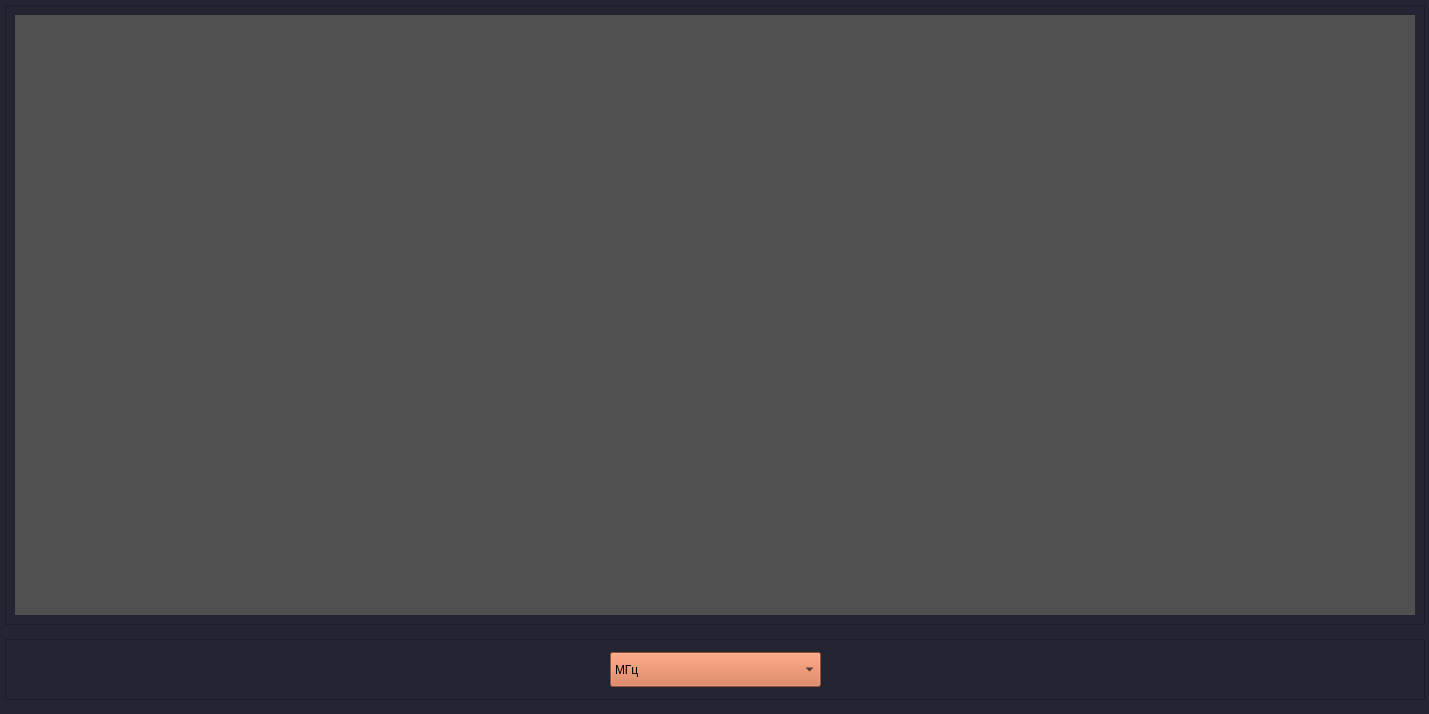
<?xml version="1.0" encoding="UTF-8"?>
<ui version="4.0">
 <class>Dialog</class>
 <widget class="QDialog" name="Dialog">
  <property name="geometry">
   <rect>
    <x>0</x>
    <y>0</y>
    <width>1429</width>
    <height>714</height>
   </rect>
  </property>
  <property name="windowTitle">
   <string>Dialog</string>
  </property>
  <property name="styleSheet">
   <string notr="true">background-color: rgb(35,38,50)</string>
  </property>
  <widget class="QFrame" name="frame_4">
   <property name="geometry">
    <rect>
     <x>5</x>
     <y>5</y>
     <width>1420</width>
     <height>620</height>
    </rect>
   </property>
   <property name="frameShape">
    <enum>QFrame::StyledPanel</enum>
   </property>
   <property name="frameShadow">
    <enum>QFrame::Plain</enum>
   </property>
   <widget class="QWidget" name="widget" native="true">
    <property name="geometry">
     <rect>
      <x>10</x>
      <y>10</y>
      <width>1400</width>
      <height>600</height>
     </rect>
    </property>
    <property name="styleSheet">
     <string notr="true">background-color: rgb(80, 80, 80)</string>
    </property>
   </widget>
  </widget>
  <widget class="QFrame" name="frame_6">
   <property name="geometry">
    <rect>
     <x>5</x>
     <y>639</y>
     <width>1420</width>
     <height>61</height>
    </rect>
   </property>
   <property name="frameShape">
    <enum>QFrame::StyledPanel</enum>
   </property>
   <property name="frameShadow">
    <enum>QFrame::Plain</enum>
   </property>
   <widget class="QComboBox" name="cb_diapozon">
    <property name="geometry">
     <rect>
      <x>605</x>
      <y>13</y>
      <width>211</width>
      <height>35</height>
     </rect>
    </property>
    <property name="cursor">
     <cursorShape>PointingHandCursor</cursorShape>
    </property>
    <property name="styleSheet">
     <string notr="true">background-color: rgb(212, 111, 68);
font: 17pt &quot;MS Shell Dlg 2&quot;;</string>
    </property>
    <property name="iconSize">
     <size>
      <width>30</width>
      <height>30</height>
     </size>
    </property>
    <item>
     <property name="text">
      <string>МГц</string>
     </property>
    </item>
    <item>
     <property name="text">
      <string>кГц</string>
     </property>
    </item>
   </widget>
  </widget>
 </widget>
 <resources/>
 <connections/>
</ui>
